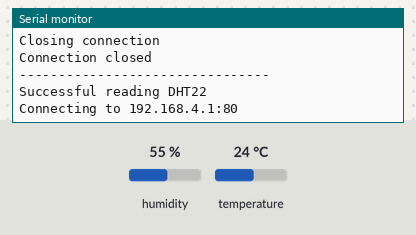
Recording of a sketch running on a simulated ESP8266 (NodeMCU). Parts: the last lines printed to the serial monitor. The inputs (shaded band) are chosen by the test bench; at power-on: humidity 55 %, temperature 24 °C. WiFi joins after 1.5 s; servers stay silent unless stated.

Above: at 2.7 s.
2.8 s: humidity set to 22 %
At 2.97 s:
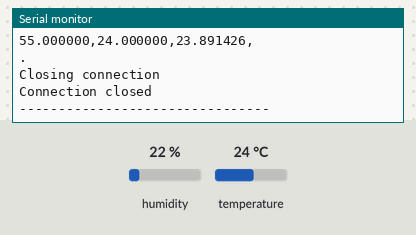
6.0 s: temperature set to 12 °C
At 6.3 s:
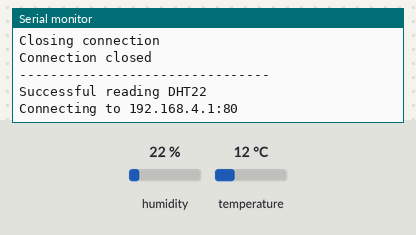
9.2 s: humidity set to 40 %
At 9.63 s:
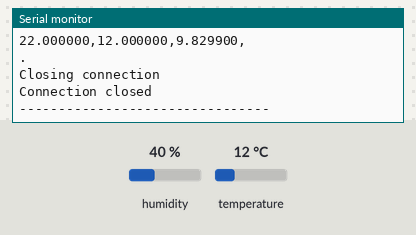
Timing chart, 0 to 12.2 s (numbered marks = the images above; inputs shaded):
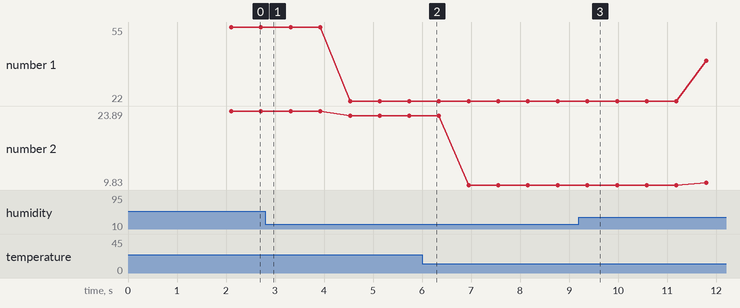

Measured:
- plotted number 1: 22 → 40 after the input at 9.2 s
- plotted number 2: 23.89 → 23.03 after the input at 2.8 s, 23.03 → 9.83 after the input at 6.0 s, 9.83 → 10.3 after the input at 9.2 s

The sketch:

ESPClient.ino
```cpp
/*
    This sketch establishes a TCP connection to a "quote of the day" service.
    It sends a "hello" message, and then prints received data.
*/

#include <ESP8266WiFi.h>
#include <DHT.h>

#define DHTPIN 4     // Digital pin connected to the DHT sensor
// Feather HUZZAH ESP8266 note: use pins 3, 4, 5, 12, 13 or 14 --
// Pin 15 can work but DHT must be disconnected during program upload.
#define DHTTYPE DHT22   // DHT 22  (AM2302), AM2321
// Connect pin 1 (on the left) of the sensor to +5V
// NOTE: If using a board with 3.3V logic like an Arduino Due connect pin 1
// to 3.3V instead of 5V!

#ifndef STASSID
#define STASSID "ESP-Iot"
#define STAPSK  "AC_Control"
#endif
#define LED_builtin 16

DHT dht(DHTPIN, DHTTYPE);

const char* ssid     = STASSID;
const char* password = STAPSK;

const char* host = "192.168.4.1";
const uint16_t port = 80;

float h, t, hic;
char message[20];
bool newData = false;

void setup() {
  //pinMode(LED_builtin, OUTPUT);
  //digitalWrite(LED_builtin, HIGH);
  Serial.begin(115200);
  dht.begin();

  // We start by connecting to a WiFi network
  /* Explicitly set the ESP8266 to be a WiFi-client */
  WiFi.mode(WIFI_STA);
  WiFi.begin(ssid, password);
  Serial.println();
  Serial.println();
  Serial.print("Connecting to ");
  Serial.println(ssid);

  while (WiFi.status() != WL_CONNECTED) {
    delay(500);
    Serial.print(".");
  }

  Serial.println("");
  Serial.println("WiFi connected");
  Serial.println("IP address: ");
  IPAddress myClientIP = WiFi.localIP();
  Serial.println(myClientIP);
  //digitalWrite(LED_builtin, LOW);
}

void loop() {
  // This will send a string to the server
  h = dht.readHumidity();
  // Read temperature as Celsius (the default)
  t = dht.readTemperature();
  // Compute heat index in Celsius (isFahreheit = false)
  hic = dht.computeHeatIndex(t, h, false);
  delay(400);

  // Check if any reads failed and exit early (to try again).
  if (isnan(h) || isnan(t)) {
    Serial.println(F("Failed to read from DHT sensor!"));
    delay(2000);
  }
  else {
    newData = true;
    Serial.println("Successful reading DHT22");
  }

  // Use WiFiClient class to create TCP connections

  WiFiClient client;
  //  if (!client.connect(host, port)) {
  //    Serial.println("Connection failed");
  //    delay(5000);
  //    return;
  //  }

  if (newData) {
    Serial.print("Connecting to ");
    Serial.print(host);
    Serial.print(':');
    Serial.println(port);
    if (client.connect(host, port)) {
      sprintf(message, "%f,%f,%f,", h, t, hic);
      client.println(message);
      Serial.println(message);
      newData = false;
    }
  }
  /*
    // wait for data to be available
    unsigned long timeout = millis();
    while (client.available() == 0) {
      if (millis() - timeout > 5000) {
        Serial.println(">>> Client Timeout !");
        client.stop();
        delay(60000);
        return;
      }
    }
    if (client.available() != 0) {
      Serial.println("Receiving from remote server");
      while (client.available()) {
        char ch = static_cast<char>(client.read());
        Serial.print("Server reply: ");
        Serial.println(ch);
      }
    }
  */
  // Close the connection
  Serial.println(".");
  Serial.println("Closing connection");
  client.stop();
  Serial.println("Connection closed");
  Serial.println("--------------------------------");
}
```
